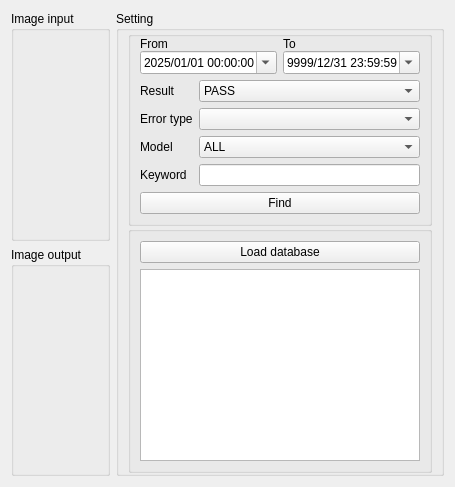
      <widget class="QWidget" name="tab_9">
       <attribute name="title">
        <string>Data</string>
       </attribute>
       <layout class="QGridLayout" name="gridLayout_29">
        <item row="0" column="0">
         <widget class="QGroupBox" name="groupBox_12">
          <property name="sizePolicy">
           <sizepolicy hsizetype="Expanding" vsizetype="Preferred">
            <horstretch>0</horstretch>
            <verstretch>0</verstretch>
           </sizepolicy>
          </property>
          <property name="title">
           <string>Image input</string>
          </property>
          <layout class="QGridLayout" name="gridLayout_24">
           <item row="0" column="0">
            <layout class="QVBoxLayout" name="layout_image_input_canvas"/>
           </item>
          </layout>
         </widget>
        </item>
        <item row="0" column="1" rowspan="2">
         <widget class="QGroupBox" name="groupBox_10">
          <property name="sizePolicy">
           <sizepolicy hsizetype="Expanding" vsizetype="Preferred">
            <horstretch>4</horstretch>
            <verstretch>0</verstretch>
           </sizepolicy>
          </property>
          <property name="title">
           <string>Setting</string>
          </property>
          <layout class="QGridLayout" name="gridLayout_26" rowstretch="0,0">
           <property name="topMargin">
            <number>0</number>
           </property>
           <property name="bottomMargin">
            <number>0</number>
           </property>
           <property name="horizontalSpacing">
            <number>6</number>
           </property>
           <property name="verticalSpacing">
            <number>0</number>
           </property>
           <item row="1" column="0">
            <widget class="QGroupBox" name="groupBox_14">
             <property name="sizePolicy">
              <sizepolicy hsizetype="Preferred" vsizetype="Expanding">
               <horstretch>0</horstretch>
               <verstretch>0</verstretch>
              </sizepolicy>
             </property>
             <property name="title">
              <string/>
             </property>
             <layout class="QGridLayout" name="gridLayout_27">
              <item row="1" column="0">
               <widget class="QTableWidget" name="table_widget_database">
                <property name="editTriggers">
                 <set>QAbstractItemView::NoEditTriggers</set>
                </property>
                <property name="selectionMode">
                 <enum>QAbstractItemView::SingleSelection</enum>
                </property>
                <property name="selectionBehavior">
                 <enum>QAbstractItemView::SelectRows</enum>
                </property>
                <property name="verticalScrollMode">
                 <enum>QAbstractItemView::ScrollPerPixel</enum>
                </property>
                <property name="horizontalScrollMode">
                 <enum>QAbstractItemView::ScrollPerPixel</enum>
                </property>
                <attribute name="horizontalHeaderMinimumSectionSize">
                 <number>0</number>
                </attribute>
               </widget>
              </item>
              <item row="0" column="0">
               <widget class="QPushButton" name="but_load_database">
                <property name="text">
                 <string>Load database</string>
                </property>
               </widget>
              </item>
             </layout>
            </widget>
           </item>
           <item row="0" column="0">
            <widget class="QGroupBox" name="groupBox_11">
             <property name="sizePolicy">
              <sizepolicy hsizetype="Minimum" vsizetype="Fixed">
               <horstretch>0</horstretch>
               <verstretch>0</verstretch>
              </sizepolicy>
             </property>
             <property name="title">
              <string/>
             </property>
             <layout class="QGridLayout" name="gridLayout_28">
              <property name="topMargin">
               <number>0</number>
              </property>
              <property name="bottomMargin">
               <number>9</number>
              </property>
              <item row="6" column="0" colspan="3">
               <widget class="QPushButton" name="but_find_database">
                <property name="text">
                 <string>Find</string>
                </property>
               </widget>
              </item>
              <item row="2" column="0">
               <widget class="QLabel" name="label_35">
                <property name="sizePolicy">
                 <sizepolicy hsizetype="Fixed" vsizetype="Fixed">
                  <horstretch>0</horstretch>
                  <verstretch>0</verstretch>
                 </sizepolicy>
                </property>
                <property name="text">
                 <string>Error type</string>
                </property>
               </widget>
              </item>
              <item row="1" column="0">
               <widget class="QLabel" name="label_36">
                <property name="sizePolicy">
                 <sizepolicy hsizetype="Fixed" vsizetype="Fixed">
                  <horstretch>0</horstretch>
                  <verstretch>0</verstretch>
                 </sizepolicy>
                </property>
                <property name="text">
                 <string>Result</string>
                </property>
               </widget>
              </item>
              <item row="0" column="2">
               <layout class="QVBoxLayout" name="verticalLayout_7">
                <property name="spacing">
                 <number>0</number>
                </property>
                <item>
                 <widget class="QLabel" name="label_37">
                  <property name="sizePolicy">
                   <sizepolicy hsizetype="Fixed" vsizetype="Fixed">
                    <horstretch>0</horstretch>
                    <verstretch>0</verstretch>
                   </sizepolicy>
                  </property>
                  <property name="text">
                   <string>To</string>
                  </property>
                 </widget>
                </item>
                <item>
                 <widget class="QDateTimeEdit" name="date_time_to">
                  <property name="sizePolicy">
                   <sizepolicy hsizetype="Minimum" vsizetype="Fixed">
                    <horstretch>0</horstretch>
                    <verstretch>0</verstretch>
                   </sizepolicy>
                  </property>
                  <property name="dateTime">
                   <datetime>
                    <hour>23</hour>
                    <minute>59</minute>
                    <second>59</second>
                    <year>9999</year>
                    <month>12</month>
                    <day>31</day>
                   </datetime>
                  </property>
                  <property name="minimumDateTime">
                   <datetime>
                    <hour>0</hour>
                    <minute>0</minute>
                    <second>0</second>
                    <year>2025</year>
                    <month>1</month>
                    <day>1</day>
                   </datetime>
                  </property>
                  <property name="displayFormat">
                   <string>yyyy/MM/dd HH:mm:ss</string>
                  </property>
                  <property name="calendarPopup">
                   <bool>true</bool>
                  </property>
                  <property name="timeSpec">
                   <enum>Qt::LocalTime</enum>
                  </property>
                 </widget>
                </item>
               </layout>
              </item>
              <item row="4" column="1" colspan="2">
               <widget class="QComboBox" name="combo_box_model_name_data">
                <item>
                 <property name="text">
                  <string>ALL</string>
                 </property>
                </item>
               </widget>
              </item>
              <item row="2" column="1" colspan="2">
               <widget class="QComboBox" name="combo_box_error_data"/>
              </item>
              <item row="4" column="0">
               <widget class="QLabel" name="label_38">
                <property name="text">
                 <string>Model</string>
                </property>
               </widget>
              </item>
              <item row="1" column="1" colspan="2">
               <widget class="QComboBox" name="combo_box_result_data">
                <item>
                 <property name="text">
                  <string>PASS</string>
                 </property>
                </item>
                <item>
                 <property name="text">
                  <string>FAIL</string>
                 </property>
                </item>
                <item>
                 <property name="text">
                  <string>ALL</string>
                 </property>
                </item>
               </widget>
              </item>
              <item row="0" column="0" colspan="2">
               <layout class="QVBoxLayout" name="verticalLayout_5">
                <property name="spacing">
                 <number>0</number>
                </property>
                <item>
                 <widget class="QLabel" name="label_39">
                  <property name="sizePolicy">
                   <sizepolicy hsizetype="Fixed" vsizetype="Fixed">
                    <horstretch>0</horstretch>
                    <verstretch>0</verstretch>
                   </sizepolicy>
                  </property>
                  <property name="text">
                   <string>From</string>
                  </property>
                 </widget>
                </item>
                <item>
                 <widget class="QDateTimeEdit" name="date_time_from">
                  <property name="sizePolicy">
                   <sizepolicy hsizetype="Minimum" vsizetype="Fixed">
                    <horstretch>0</horstretch>
                    <verstretch>0</verstretch>
                   </sizepolicy>
                  </property>
                  <property name="whatsThis">
                   <string/>
                  </property>
                  <property name="dateTime">
                   <datetime>
                    <hour>0</hour>
                    <minute>0</minute>
                    <second>0</second>
                    <year>2025</year>
                    <month>1</month>
                    <day>1</day>
                   </datetime>
                  </property>
                  <property name="minimumDateTime">
                   <datetime>
                    <hour>0</hour>
                    <minute>0</minute>
                    <second>0</second>
                    <year>2025</year>
                    <month>1</month>
                    <day>1</day>
                   </datetime>
                  </property>
                  <property name="displayFormat">
                   <string>yyyy/MM/dd HH:mm:ss</string>
                  </property>
                  <property name="calendarPopup">
                   <bool>true</bool>
                  </property>
                 </widget>
                </item>
               </layout>
              </item>
              <item row="5" column="0">
               <widget class="QLabel" name="label_40">
                <property name="sizePolicy">
                 <sizepolicy hsizetype="Fixed" vsizetype="Fixed">
                  <horstretch>0</horstretch>
                  <verstretch>0</verstretch>
                 </sizepolicy>
                </property>
                <property name="text">
                 <string>Keyword</string>
                </property>
               </widget>
              </item>
              <item row="5" column="1" colspan="2">
               <widget class="QLineEdit" name="line_edit_keyword_data">
                <property name="sizePolicy">
                 <sizepolicy hsizetype="Preferred" vsizetype="Fixed">
                  <horstretch>0</horstretch>
                  <verstretch>0</verstretch>
                 </sizepolicy>
                </property>
               </widget>
              </item>
             </layout>
            </widget>
           </item>
          </layout>
         </widget>
        </item>
        <item row="1" column="0">
         <widget class="QGroupBox" name="groupBox_13">
          <property name="sizePolicy">
           <sizepolicy hsizetype="Expanding" vsizetype="Preferred">
            <horstretch>2</horstretch>
            <verstretch>0</verstretch>
           </sizepolicy>
          </property>
          <property name="title">
           <string>Image output</string>
          </property>
          <layout class="QGridLayout" name="gridLayout_23">
           <item row="0" column="0">
            <layout class="QVBoxLayout" name="layout_image_output_canvas"/>
           </item>
          </layout>
         </widget>
        </item>
       </layout>
      </widget>
